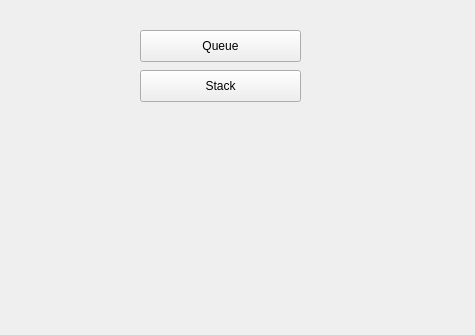
<?xml version="1.0" encoding="UTF-8"?>
<ui version="4.0">
 <class>MainWindow</class>
 <widget class="QMainWindow" name="MainWindow">
  <property name="geometry">
   <rect>
    <x>0</x>
    <y>0</y>
    <width>475</width>
    <height>335</height>
   </rect>
  </property>
  <property name="windowTitle">
   <string>MainWindow</string>
  </property>
  <widget class="QWidget" name="centralWidget">
   <widget class="QPushButton" name="pushButton">
    <property name="geometry">
     <rect>
      <x>140</x>
      <y>30</y>
      <width>161</width>
      <height>32</height>
     </rect>
    </property>
    <property name="text">
     <string>Queue</string>
    </property>
   </widget>
   <widget class="QPushButton" name="pushButton_2">
    <property name="geometry">
     <rect>
      <x>140</x>
      <y>70</y>
      <width>161</width>
      <height>32</height>
     </rect>
    </property>
    <property name="text">
     <string>Stack</string>
    </property>
   </widget>
  </widget>
 </widget>
 <layoutdefault spacing="6" margin="11"/>
 <resources/>
 <connections/>
</ui>
